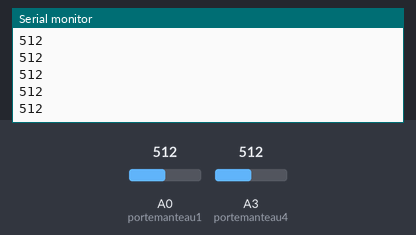
A sketch run on a simulated Arduino Uno, built with avr-gcc and run on an emulated ATmega328P. Shown: the last lines printed to the serial monitor. The inputs (shaded band) are chosen by the test bench; at power-on: A3 (portemanteau4) = 512, A0 (portemanteau1) = 512.

Above: at 1.2 s.
1.3 s: A3 (portemanteau4) set to 716
At 2.1 s:
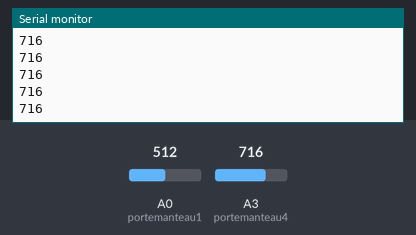
2.8 s: A3 (portemanteau4) set to 900
At 3.3 s:
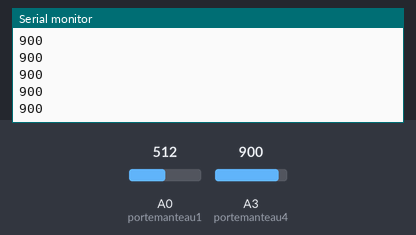
Timing chart, 0 to 5.8 s (numbered marks = the images above; inputs shaded):
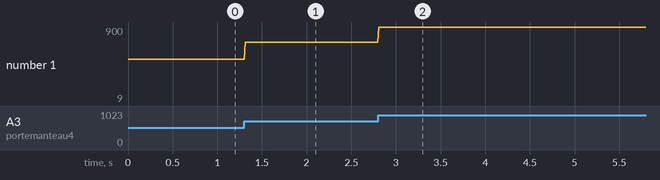

Measured:
- after the input at 1.3 s, the serial monitor: prints a new line at once (image 1)
- after the input at 2.8 s, the serial monitor: prints a new line at once (image 2)
- plotted number 1: 512 → 716 after the input at 1.3 s, 716 → 9 after the input at 2.8 s

The sketch:

enigme_1_guerande.ino
```cpp
#include <Wire.h>

#define SLAVE_ADDRESS 0x03

int number = 0;
int state = 0;

const int analogPin = A0;
const int portemanteau1 = A0;
const int portemanteau2 = A1;
const int portemanteau3 = A2;
const int portemanteau4 = A3;

int p1[2] = {1010, 1028};
int p2[2] = {565,630};
int p3[2] = {1008,1022};
int p4[2] = {230,350};
bool enigme = false;

void setup()
{
  Serial.begin(9600);
  Wire.begin(SLAVE_ADDRESS);
  Wire.onRequest(sendData);
}

void loop()
{
  Serial.println(analogRead(portemanteau4));
  enigme = ((p1[0] < analogRead(portemanteau1) && p1[1] >  analogRead(portemanteau1)) && p2[0] < analogRead(portemanteau2) && p2[1] >  analogRead(portemanteau2) && p3[0] < analogRead(portemanteau3) && p3[1] >  analogRead(portemanteau3) && p4[0] < analogRead(portemanteau4) && p4[1] >  analogRead(portemanteau4));
  delay(10);
}

void sendData(){
  Wire.write(enigme);
}
```
